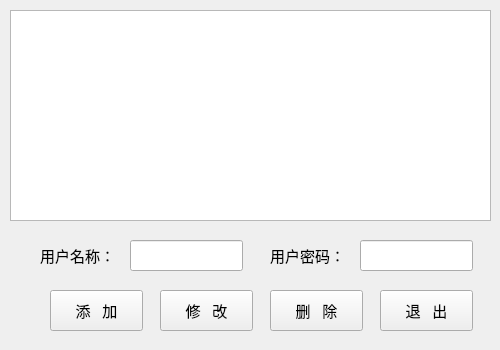
<?xml version="1.0" encoding="UTF-8"?>
<ui version="4.0">
 <class>MainWindow</class>
 <widget class="QMainWindow" name="MainWindow">
  <property name="geometry">
   <rect>
    <x>0</x>
    <y>0</y>
    <width>500</width>
    <height>350</height>
   </rect>
  </property>
  <property name="windowTitle">
   <string>用户信息维护</string>
  </property>
  <widget class="QWidget" name="centralwidget">
   <widget class="QTableView" name="tableView">
    <property name="geometry">
     <rect>
      <x>10</x>
      <y>10</y>
      <width>481</width>
      <height>211</height>
     </rect>
    </property>
   </widget>
   <widget class="QLabel" name="label">
    <property name="geometry">
     <rect>
      <x>40</x>
      <y>240</y>
      <width>81</width>
      <height>31</height>
     </rect>
    </property>
    <property name="font">
     <font>
      <pointsize>11</pointsize>
     </font>
    </property>
    <property name="text">
     <string>用户名称：</string>
    </property>
   </widget>
   <widget class="QLineEdit" name="lineEdit">
    <property name="geometry">
     <rect>
      <x>130</x>
      <y>240</y>
      <width>113</width>
      <height>31</height>
     </rect>
    </property>
   </widget>
   <widget class="QLabel" name="label_2">
    <property name="geometry">
     <rect>
      <x>270</x>
      <y>240</y>
      <width>81</width>
      <height>31</height>
     </rect>
    </property>
    <property name="font">
     <font>
      <pointsize>11</pointsize>
     </font>
    </property>
    <property name="text">
     <string>用户密码：</string>
    </property>
   </widget>
   <widget class="QLineEdit" name="lineEdit_2">
    <property name="geometry">
     <rect>
      <x>360</x>
      <y>240</y>
      <width>113</width>
      <height>31</height>
     </rect>
    </property>
   </widget>
   <widget class="QPushButton" name="pushButton">
    <property name="geometry">
     <rect>
      <x>50</x>
      <y>290</y>
      <width>93</width>
      <height>41</height>
     </rect>
    </property>
    <property name="font">
     <font>
      <family>Agency FB</family>
      <pointsize>11</pointsize>
     </font>
    </property>
    <property name="text">
     <string>添   加</string>
    </property>
   </widget>
   <widget class="QPushButton" name="pushButton_2">
    <property name="geometry">
     <rect>
      <x>160</x>
      <y>290</y>
      <width>93</width>
      <height>41</height>
     </rect>
    </property>
    <property name="font">
     <font>
      <family>Agency FB</family>
      <pointsize>11</pointsize>
     </font>
    </property>
    <property name="text">
     <string>修   改</string>
    </property>
   </widget>
   <widget class="QPushButton" name="pushButton_3">
    <property name="geometry">
     <rect>
      <x>270</x>
      <y>290</y>
      <width>93</width>
      <height>41</height>
     </rect>
    </property>
    <property name="font">
     <font>
      <family>Agency FB</family>
      <pointsize>11</pointsize>
     </font>
    </property>
    <property name="text">
     <string>删   除</string>
    </property>
   </widget>
   <widget class="QPushButton" name="pushButton_4">
    <property name="geometry">
     <rect>
      <x>380</x>
      <y>290</y>
      <width>93</width>
      <height>41</height>
     </rect>
    </property>
    <property name="font">
     <font>
      <family>Agency FB</family>
      <pointsize>11</pointsize>
     </font>
    </property>
    <property name="text">
     <string>退   出</string>
    </property>
   </widget>
  </widget>
 </widget>
 <resources/>
 <connections/>
</ui>
